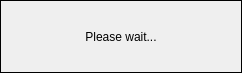
<?xml version="1.0" encoding="UTF-8"?>
<ui version="4.0">
 <class>FormLoading</class>
 <widget class="QWidget" name="FormLoading">
  <property name="windowModality">
   <enum>Qt::ApplicationModal</enum>
  </property>
  <property name="geometry">
   <rect>
    <x>0</x>
    <y>0</y>
    <width>242</width>
    <height>73</height>
   </rect>
  </property>
  <property name="windowTitle">
   <string>Form</string>
  </property>
  <layout class="QVBoxLayout" name="verticalLayout">
   <property name="spacing">
    <number>0</number>
   </property>
   <property name="leftMargin">
    <number>0</number>
   </property>
   <property name="topMargin">
    <number>0</number>
   </property>
   <property name="rightMargin">
    <number>0</number>
   </property>
   <property name="bottomMargin">
    <number>0</number>
   </property>
   <item>
    <widget class="QLabel" name="labelMessage">
     <property name="enabled">
      <bool>true</bool>
     </property>
     <property name="frameShape">
      <enum>QFrame::Box</enum>
     </property>
     <property name="text">
      <string>Please wait...</string>
     </property>
     <property name="alignment">
      <set>Qt::AlignCenter</set>
     </property>
    </widget>
   </item>
  </layout>
 </widget>
 <resources/>
 <connections/>
</ui>
